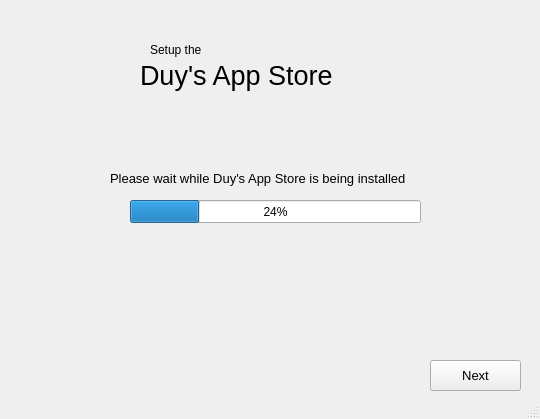
<?xml version="1.0" encoding="UTF-8"?>
<ui version="4.0">
 <class>MainWindow</class>
 <widget class="QMainWindow" name="MainWindow">
  <property name="geometry">
   <rect>
    <x>0</x>
    <y>0</y>
    <width>540</width>
    <height>419</height>
   </rect>
  </property>
  <property name="windowTitle">
   <string>MainWindow</string>
  </property>
  <widget class="QWidget" name="centralwidget">
   <widget class="QLabel" name="label_2">
    <property name="geometry">
     <rect>
      <x>50</x>
      <y>60</y>
      <width>411</width>
      <height>31</height>
     </rect>
    </property>
    <property name="font">
     <font>
      <pointsize>20</pointsize>
     </font>
    </property>
    <property name="text">
     <string>            Duy's App Store</string>
    </property>
   </widget>
   <widget class="QLabel" name="label">
    <property name="geometry">
     <rect>
      <x>150</x>
      <y>40</y>
      <width>81</width>
      <height>20</height>
     </rect>
    </property>
    <property name="font">
     <font>
      <pointsize>9</pointsize>
     </font>
    </property>
    <property name="text">
     <string>Setup the</string>
    </property>
   </widget>
   <widget class="QLabel" name="label_9">
    <property name="geometry">
     <rect>
      <x>380</x>
      <y>40</y>
      <width>51</width>
      <height>51</height>
     </rect>
    </property>
    <property name="text">
     <string/>
    </property>
    <property name="pixmap">
     <pixmap>../Material/3cc089d557f24e431b1cd45ab88d2f1f86d7d2615157b96a7f61c37ec7b25663_100.webp</pixmap>
    </property>
    <property name="scaledContents">
     <bool>true</bool>
    </property>
   </widget>
   <widget class="QProgressBar" name="progressBar">
    <property name="geometry">
     <rect>
      <x>130</x>
      <y>200</y>
      <width>291</width>
      <height>23</height>
     </rect>
    </property>
    <property name="value">
     <number>24</number>
    </property>
   </widget>
   <widget class="QLabel" name="label_3">
    <property name="geometry">
     <rect>
      <x>110</x>
      <y>170</y>
      <width>401</width>
      <height>16</height>
     </rect>
    </property>
    <property name="font">
     <font>
      <pointsize>10</pointsize>
     </font>
    </property>
    <property name="text">
     <string>Please wait while Duy's App Store is being installed</string>
    </property>
   </widget>
   <widget class="QPushButton" name="bt_next">
    <property name="geometry">
     <rect>
      <x>430</x>
      <y>360</y>
      <width>91</width>
      <height>31</height>
     </rect>
    </property>
    <property name="font">
     <font>
      <pointsize>10</pointsize>
     </font>
    </property>
    <property name="text">
     <string>Next</string>
    </property>
   </widget>
  </widget>
  <widget class="QStatusBar" name="statusbar"/>
 </widget>
 <resources/>
 <connections/>
</ui>
